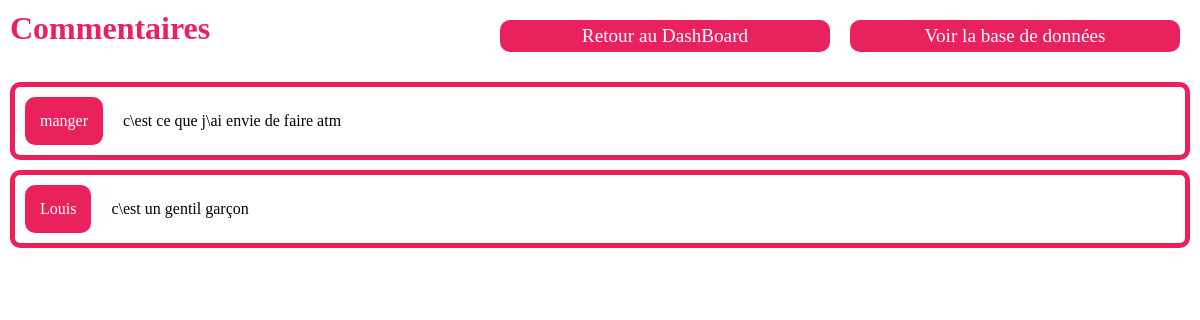
Screenshot of /viewLexique.php with the database file from the repository.
### tables this page shows
CREATE TABLE "Mots"
(
	idMot INTEGER
		primary key autoincrement,
	mot VARCHAR(50) not null,
	definition VARCHAR(280) not null
);

### class/Db.php (called while the page is built, shortened)
<?php
class Db {
    public $pdo;
    function __construct(){
        try{
            $this->pdo = new PDO('sqlite:'.__DIR__.'/../database/database.db' );
        }catch(PDOException $e){
            echo $e->getMessage();
        }
    }
    public function getAllMots(){
        $sth = $this->pdo->prepare("SELECT * FROM Mots");
        $sth->execute();
        return $sth->fetchAll();
    }
}

### viewLexique.php (the view, shortened to what this page needs)
<!DOCTYPE html>
<html lang="fr">
<head>
    <link href="css/style.css" rel="stylesheet">
</head>
<?php include "class/Db.php";?>
<body>
<div class="h1Button">
    <h1 class="h1DataBase">Commentaires</h1>
    <div class="buttonsDataBase">
        <a href="index.php">Retour au DashBoard</a>
        <a href="viewDatabase.php">Voir la base de données</a>
    </div>
</div>
<?php $db = new Db();
$allMots = $db->getAllMots();
foreach ($allMots as $mot){
    echo "<div class='divCommentaire'><div class='categorieThemeExercice'>".
        "<p class='categorieDataBase margin'>".$mot['mot']."</p>".
        "<p class='messageCommentaire'>".$mot["definition"]."</p><br>".
        "</div></div>";
}?>
</body>
<body>
</body>
</html>

### css/style.css (style rules this page uses)
* { margin: 0; padding: 0; box-sizing: border-box; font-family: Futura; --couleurPrincipale: #e9225e; }
h1 { color: var(--couleurPrincipale); }
input, button, select, textarea, a { font-size: 1.2rem; margin: 10px; }
fieldset, .divDataBase, .divCommentaire { border: 5px solid var(--couleurPrincipale); border-radius: 10px; }
button, a { background-color: var(--couleurPrincipale); border: var(--couleurPrincipale) 5px solid; color: white; border-radius: 10px; }
a { text-decoration: none; width: calc(100% - 40px); text-align: center; }
.categorieDataBase { background-color: var(--couleurPrincipale); color: white; padding: 10px; border-radius: 10px; border: 5px var(--couleurPrincipale) solid; }
.h1DataBase { text-align: center; }
.h1Button { display: flex; padding: 10px; width: 100%; justify-content: space-between; }
.buttonsDataBase { display: flex; width: 700px; }
.divCommentaire { display: flex; flex-direction: row; align-items: baseline; justify-content: space-between; margin: 10px; }
.margin { margin-right: 20px; }
.categorieThemeExercice { display: flex; flex-direction: row; align-items: baseline; margin: 10px; }

### rows the page displays
mots: mot "manger", definition "c\\est ce que j\\ai envie de faire atm"
mots: mot "Louis", definition "c\\est un gentil garçon"
